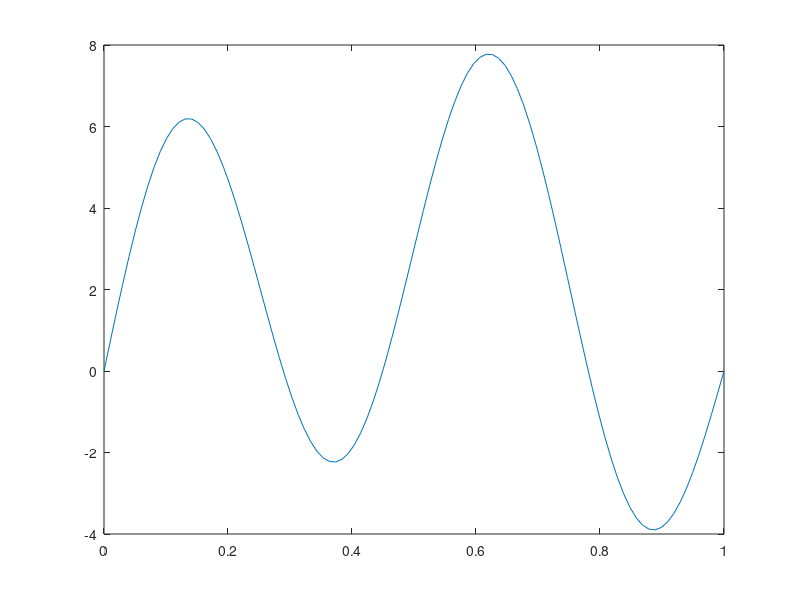
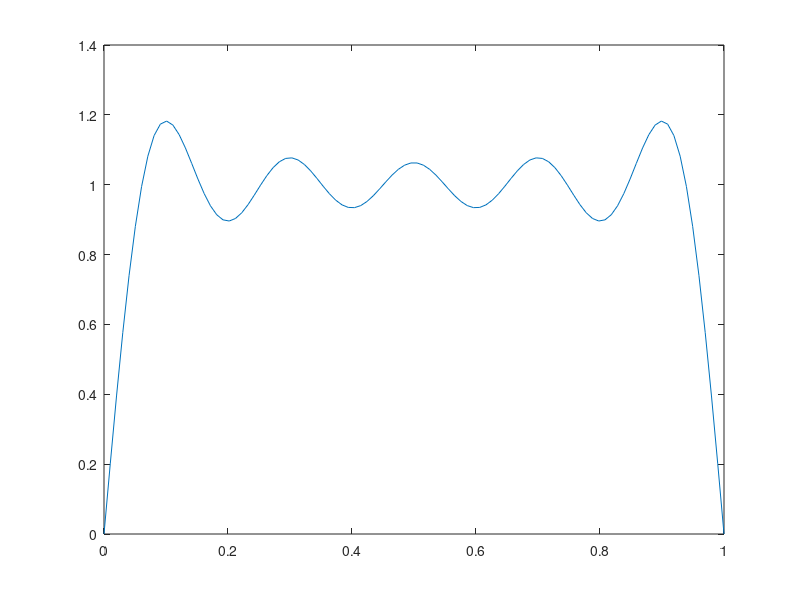
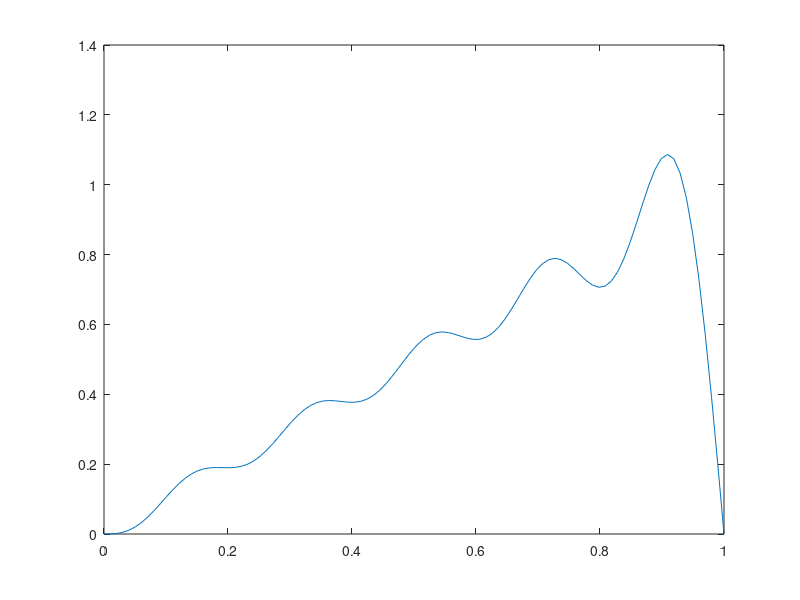
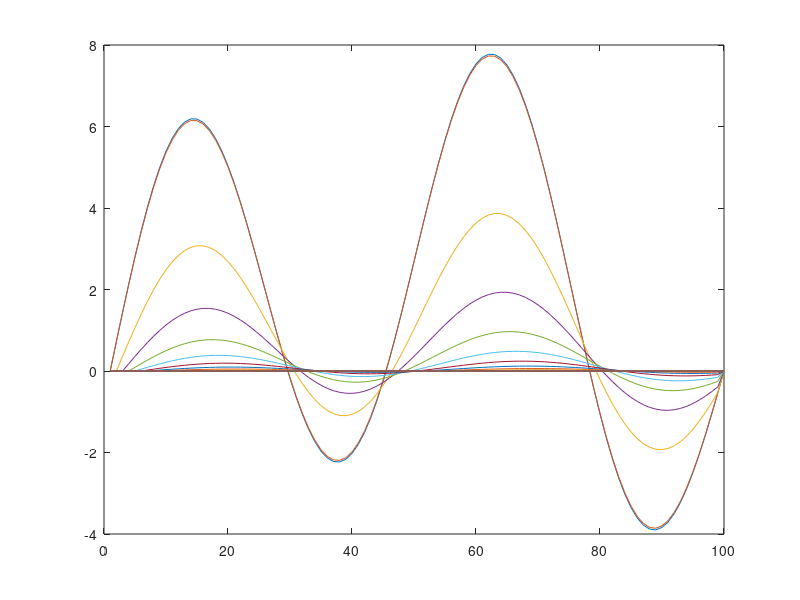

MATLAB code for these plots, in order:
%Variablen
L       = 1;
T       = 6;   %Betrachtungszeit
n       = 10;
K       = 1;
tMax    = 100;
xMax    = 100;
%%%%%%%%%
t       = linspace(0, T, tMax);
x       = linspace(0, L, xMax);
deltaX  = L/xMax;
deltaT  = (1/(2*K))*deltaX^2;
B_nI    = zeros(n, 1);
B_nII   = zeros(n, 1);
B_nIII  = zeros(n, 1);
vI      = zeros(xMax, tMax);
vII     = zeros(xMax, tMax);
vIII    = zeros(xMax, tMax);
uI      = zeros(xMax, tMax);
uII     = zeros(xMax, tMax);
uIII    = zeros(xMax, tMax);
funE    = @(n, t) exp(-((n*pi/L)^2)*K*t);
funSin  = @(n, x) sin((n*pi*x)/L); 
funI    = @(x) 3*sin(pi*x) + 5*sin(4*pi*x);
funII   = @(x) 1;
funIII  = @(x) x;

%Bausteine berechnen
for i = 1:n
    B_nI(i, 1)      = (2/L) .* integral(@(x) funI(x).*funSin(i, x),0,L);
    B_nII(i, 1)     = (2/L) .* integral(@(x) funII(x).*funSin(i, x),0,L);
    B_nIII(i, 1)    = (2/L) .* integral(@(x) funIII(x).*funSin(i, x),0,L);
end

%Exakte Lösung
for j = 1:xMax
    for k = 1:tMax
        tempI   = 0;
        tempII  = 0;
        tempIII = 0;
        for i = 1:n
            tempI       = tempI + (B_nI(i, 1)*funE(i, t(k))*funSin(i, x(j)));
            tempII      = tempII + (B_nII(i, 1)*funE(i, t(k))*funSin(i, x(j)));
            tempIII     = tempIII + (B_nIII(i, 1)*funE(i, t(k))*funSin(i, x(j)));
        end
        uI(j,k)     = tempI;
        uII(j,k)    = tempII;
        uIII(j,k)   = tempIII;
    end
end

%Anfangswerte
for j = 1:xMax
    vI(j, 1)    = funI(x(j));
    vII(j, 1)   = funII(x(j));
    vIII(j, 1)  = funIII(x(j));
end

%Numerische Lösung
for j = 2:xMax-1
    for k = 2:tMax-1
        vI(j,k)     = (K*deltaT/deltaX^2)*(vI(j+1, k-1) - 2*vI(j, k-1) + vI(j-1, k-1)) + vI(j, k-1);
        vII(j,k)    = (K*deltaT/deltaX^2)*(vII(j+1, k-1) - 2*vII(j, k-1) + vII(j-1, k-1)) + vII(j, k-1);
        vIII(j,k)   = (K*deltaT/deltaX^2)*(vIII(j+1, k-1) - 2*vIII(j, k-1) + vIII(j-1, k-1)) + vIII(j, k-1);
    end
end


figure('Name', 'Plot i)','NumberTitle','off')
plot(x, uI(1:xMax, 1));

figure('Name', 'Plot ii)','NumberTitle','off')
plot(x, uII(1:xMax, 1));

figure('Name', 'Plot iii)','NumberTitle','off')
plot(x, uIII(1:xMax, 1));

figure('Name', 'Plot numerical i)','NumberTitle','off')
plot(vI);

figure('Name', 'Plot numerical ii)','NumberTitle','off')
plot(vII);

figure('Name', 'Plot numerical iii)','NumberTitle','off')
plot(vIII);